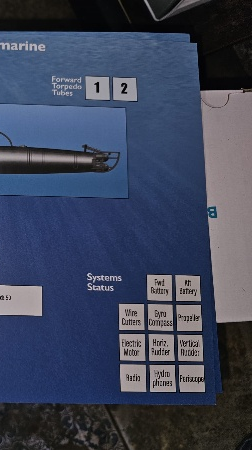
#> input picture photos/right_detail_01.png, 252 x 450 px, given in place of right_detail_00.png, which was not available
$ python compare_all_right.py
#> lines starting #> are read from the running program, lines starting #| are printed output that depends on the picture; after the words box and inside, x2 and y2 are one past the last pixel; in counts of white or black regions, pixels touching at a corner belong together
import cv2
import numpy as np

# Let's inspect right side layout characteristics
# We can make a collage of right sides with labels
right_imgs = []
names = [
    "00: Type C.3 (Kaiten)",
    "01: Type A Midget",
    "02: Type A",
    "03: Sen-Toku (I-400)",
    "04: Junsen J.1M",
    "05: Type A Mod",
    "06: Type B",
    "07: Type B.3",
    "08: Type C",
    "09: Kaidai KD.6",
    "10: Sen-Taka",
    "11: Junsen J.3",
    "12: Kaidai KD.3",
    "13: Kaidai KD.4",
    "14: Kaidai KD.7",
    "15: Kirai-Sen (Mine)",
    "16: Kaidai KD.5",
    "17: Junsen J.2"
]

for idx in range(17):
    img = cv2.imread(f"photos/right_detail_{idx:02d}.png")
#> img is the input picture: shape (450, 252, 3); mean B, G, R 90.3, 69.1, 61.4
    img = cv2.resize(img, (240, 360))
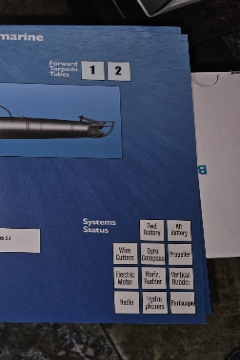
#> img: shape (360, 240, 3); mean B, G, R 90.2, 69, 61.3
    cv2.putText(img, names[idx], (10, 20), cv2.FONT_HERSHEY_SIMPLEX, 0.45, (0, 255, 255), 1)
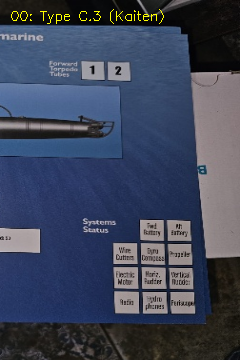
#> img: shape (360, 240, 3); 0.36% of pixels changed, all inside (x1, y1, x2, y2) = (11, 9, 164, 24)
#> pass 3 of the loop `for idx in range(17):`:
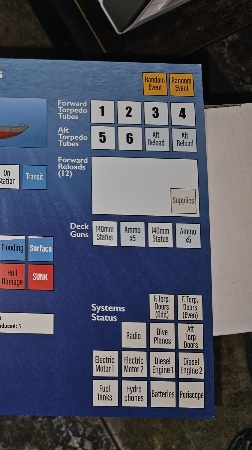
#> input picture photos/right_detail_04.png, 252 x 450 px, given in place of right_detail_02.png, which was not available
#> img is the input picture: shape (450, 252, 3); mean B, G, R 96, 82.3, 79.5
#> `img = cv2.resize(img, (240, 360))`:
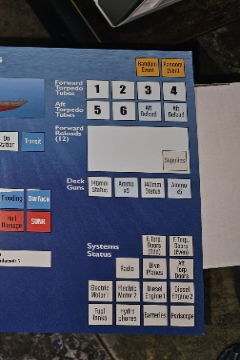
#> img: shape (360, 240, 3); mean B, G, R 95.9, 82.2, 79.4
#> `cv2.putText(img, names[idx], (10, 20), cv2.FONT_HERSHEY_SIMPLEX, 0.45,..`:
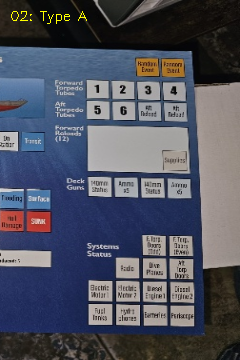
#> img: shape (360, 240, 3); 0.18% of pixels changed, all inside (x1, y1, x2, y2) = (11, 11, 87, 24)
#> (the run stopped early here; a loop or call above may not have finished)
